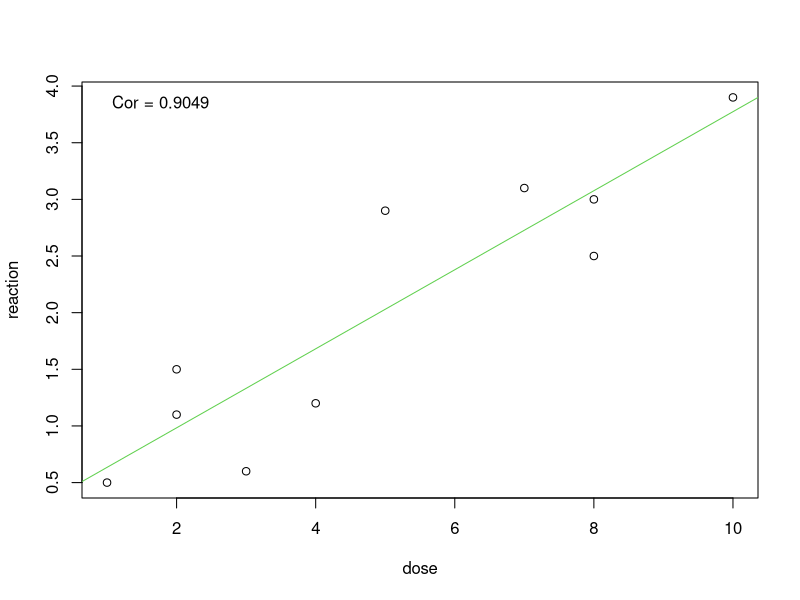
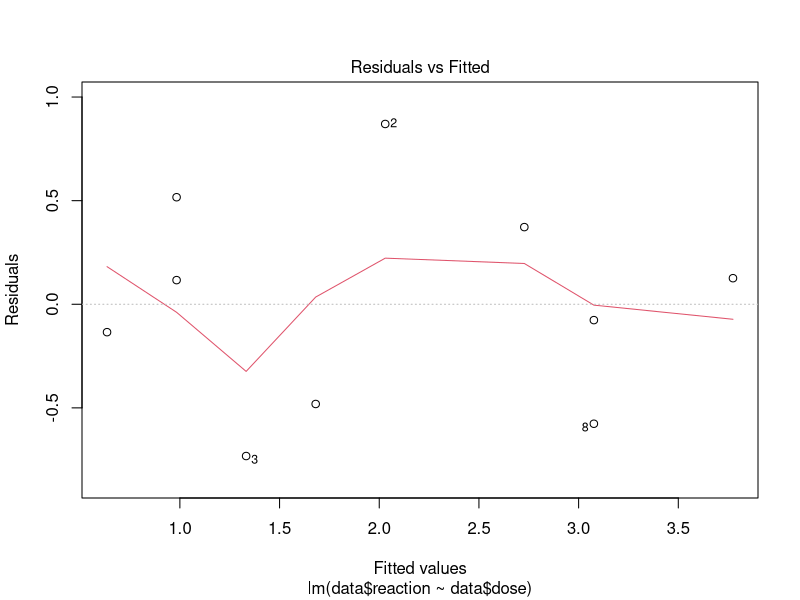
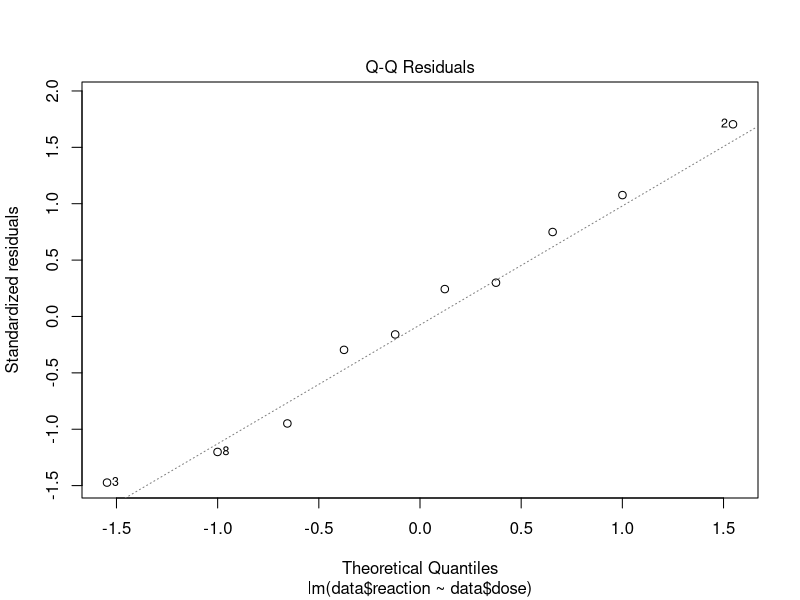
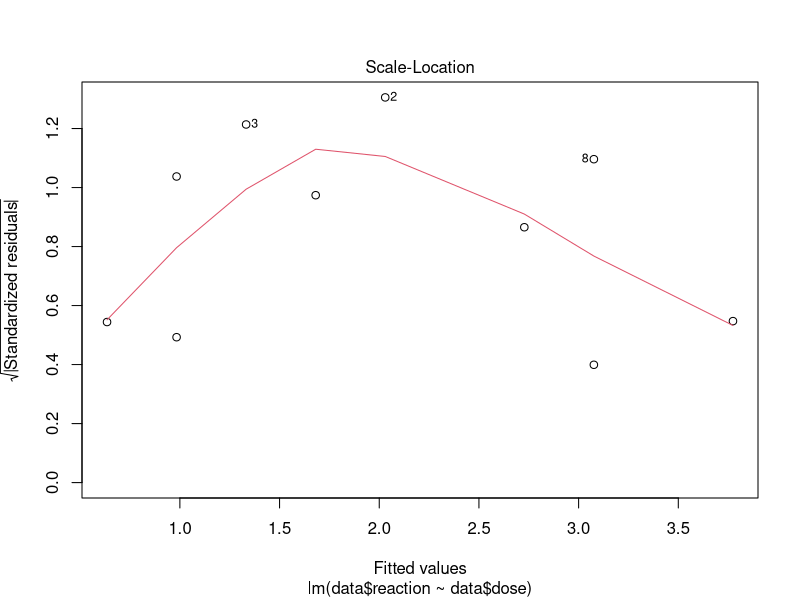
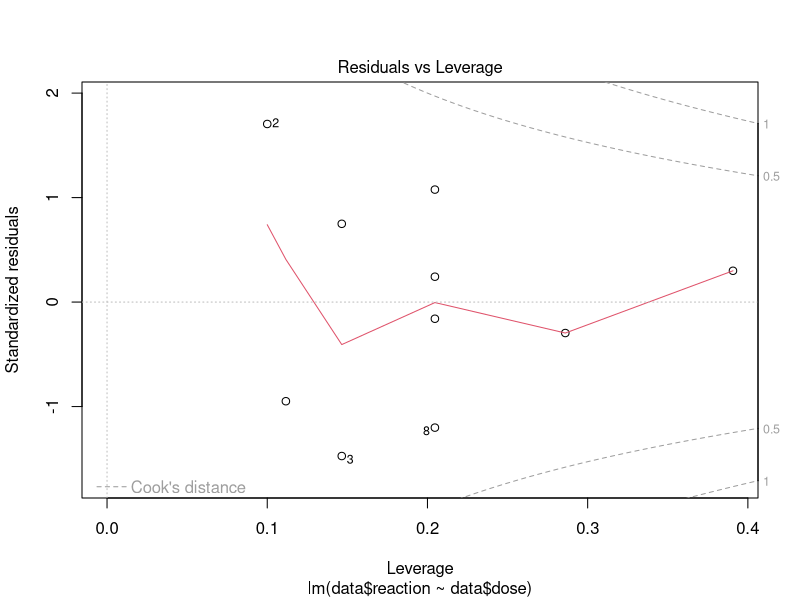

R code for these plots, in order:
################################################################################
# Aufgabe 26
################################################################################

################################################################################
# Aufgabe 27
################################################################################

dose = c(1,5,3,8,2,2,10,8,7,4)
reaction = c(0.5,2.9,0.6,3.0,1.5,1.1,3.9,2.5,3.1,1.2)
data = data.frame(dose,reaction)

corOfData = round(cor(data$dose, data$reaction),4)
plot(data)
legend("topleft",
       c(paste("Cor =",corOfData)),
       bty ='n')

regressionLine <- lm(data$reaction~data$dose)
summary(regressionLine)
# Call:
#   lm(formula = data$reaction ~ data$dose)
# 
# Residuals:
#   Min      1Q  Median      3Q     Max 
# -0.7323 -0.3945  0.0200  0.3107  0.8700 
# 
# Coefficients:
#   Estimate Std. Error t value Pr(>|t|)    
# (Intercept)  0.28581    0.33631   0.850 0.420106    
# data$dose    0.34884    0.05802   6.013 0.000319 ***
#   ---
#   Signif. codes:  0 ‘***’ 0.001 ‘**’ 0.01 ‘*’ 0.05 ‘.’ 0.1 ‘ ’ 1
# 
# Residual standard error: 0.538 on 8 degrees of freedom
# Multiple R-squared:  0.8188,	Adjusted R-squared:  0.7962 
# F-statistic: 36.15 on 1 and 8 DF,  p-value: 0.0003189
abline(regressionLine, col = 3)

# Klausr
# Einheiten erwähnen
# R-squared
  # Circa 82% der Variation in y lässt sich durch x erklären
  # corOfData ist gleich R-squared
# Da es nur einen Preditktor gibt ist die p-value der beiden Test gleich
# Generell erklärt der zweite Test, ob die erklärenden Variablen einen tatsächlichen
# Einfluss auf den Wert haben

predict(regressionLine, newdata = data.frame(reaction=c(5.5,6)))
# TODO
# Fehler, da Zeilen und Spaltenzuordnung nicht übereinstimmt
plot(regressionLine)
# Dritter plot ...Varianz ist im mittleren bereich relativ hoch
# Letzter Graph 
  # hohes residuum und hohen laverage sind ein schlechtes zeichen
